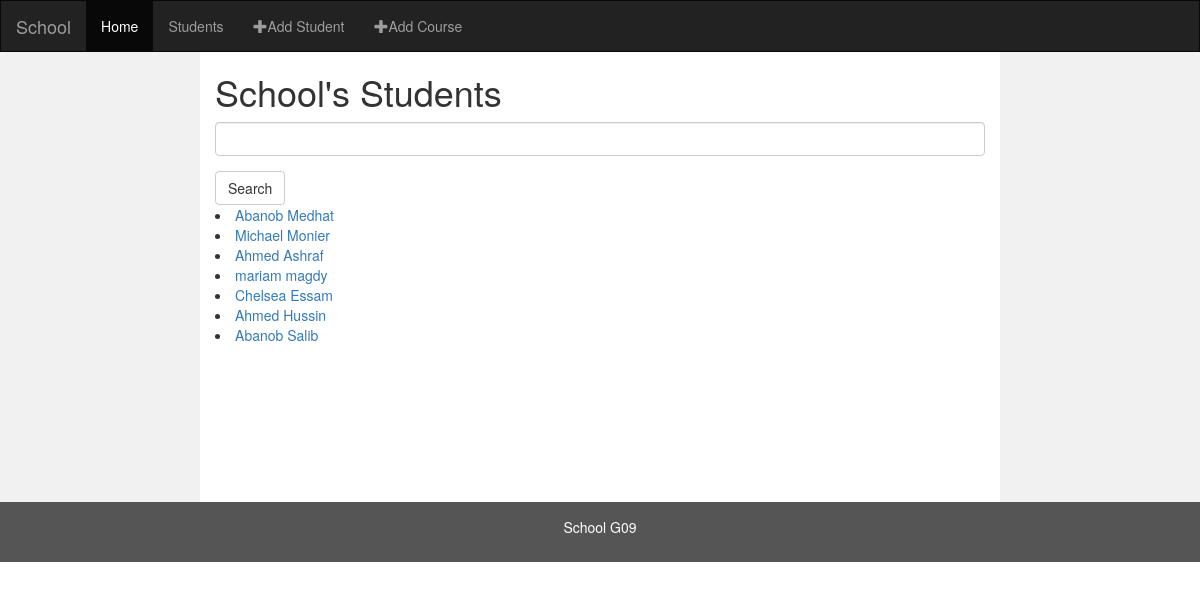
Before: /school/ with the older database file.
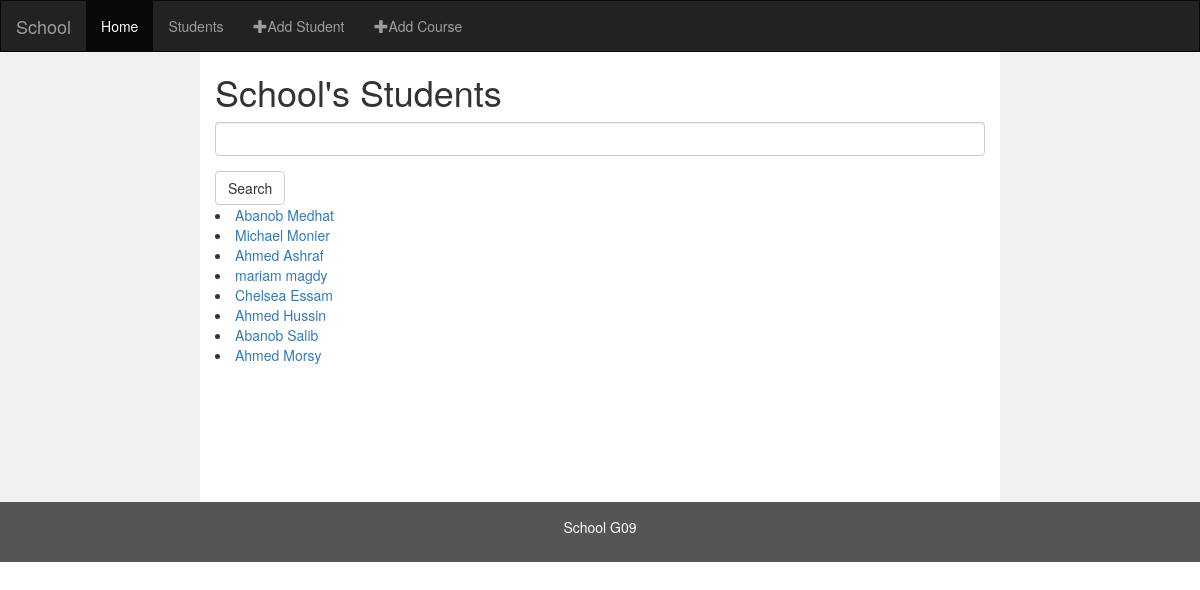
After: the same page with the newer database file.
### school/models.py (models this page shows, shortened)
class Student(models.Model):
    name = models.CharField(max_length=500)
    ac_year = models.CharField(max_length=50)

### school/views.py (the view)
# urls.py: path('', views.show, name='show'),
def show(request):
    all_students = Student.objects.all()
    context = {'all_students': all_students}
    return render(request, 'school/show.html', context)

### school/templates/school/show.html (shortened to what this page needs)
<!DOCTYPE html>
<html lang="en">
<head>
  <link rel="stylesheet" href="https://maxcdn.bootstrapcdn.com/bootstrap/3.3.7/css/bootstrap.min.css">
</head>
<body>
<nav class="navbar navbar-inverse">
  <div class="container-fluid">
    <div class="navbar-header">
      <a class="navbar-brand" href="{% url 'show' %}" >School</a>
    </div>
    <div class="collapse navbar-collapse" id="myNavbar">
      <ul class="nav navbar-nav">
        <li class="active"><a href="{% url 'show' %}">Home</a></li>
        <li><a href="{% url 'students' %}">Students</a></li>
        <li>
            <a href="{% url 'addstudent' %}">
                <span class="glyphicon glyphicon-plus" aria-hidden="true"></span>Add Student
            </a>
        </li>
        <li>
            <a href="{% url 'course' %}">
                <span class="glyphicon glyphicon-plus" aria-hidden="true"></span>Add Course
            </a>
        </li>
      </ul>
    </div>
  </div>
</nav>
<div class="container-fluid text-center">
  <div class="row content">
    <div class="col-sm-2 sidenav">
    </div>
    <div class="col-sm-8 text-left">
      <h1>School's Students</h1>
      <form role="search" method="get" action="{% url 'search' %}">
          <div class="form-group">
              <input type="text" class="form-control" name="q" value="">
          </div>
          <button type="submit" class="btn btn-default">Search</button>
          {% for stu in all_students %}
       <li><a href="{% url 'content' stu.id %}" >{{ stu.name }}</a></li>
        </form>
    {% endfor %}
    </div>
    <div class="col-sm-2 sidenav">
    </div>
  </div>
</div>
<footer class="container-fluid text-center">
  <p>School G09</p>
</footer>
</body>
</html>

### school/templates/school/show.html (style rules this page uses)
.navbar { margin-bottom: 0; border-radius: 0; }
.row.content { height: 450px }
.sidenav { padding-top: 20px; background-color: #f1f1f1; height: 100%; }
footer { background-color: #555; color: white; padding: 15px; }

Changed rows visible on the page:
added Student: name "Ahmed Morsy"
